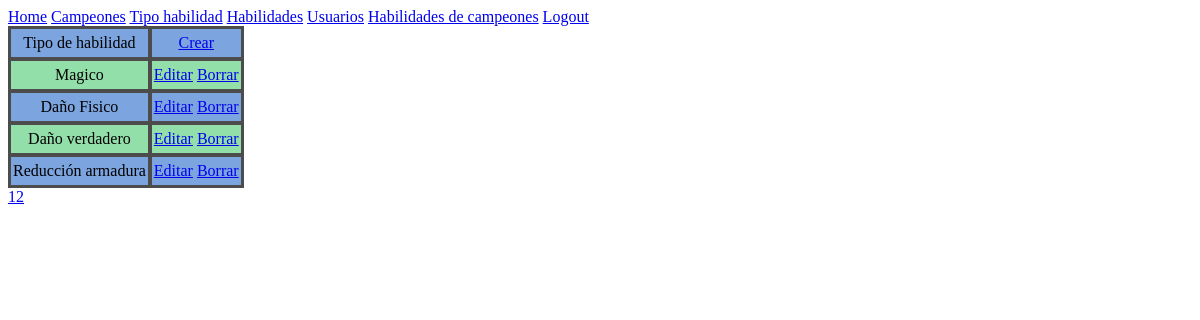
The app's page /Pages/TipoHabilidadVistas/VistaTipoHabilidades.php (signed in) with its own data.
### tables this page shows
CREATE TABLE `tipo_habilidad` (
  `id` int(11) NOT NULL,
  `tipo` varchar(20) NOT NULL
);

### DB/conectar.php (called while the page is built)
<?php
function conectar() {
	$usuario="Robert";
	$contraseña="Robert123";
	$database ="campeoneslol";
	$host = "localhost";
	try
	{
		$bd = new PDO('mysql:host='.$host.';dbname='.$database, $usuario, $contraseña);
	}
	catch(PDOException $e)
	{
		echo "Error de conexión";
		exit;
	}
	return $bd;
}
?>

### DB/ModelDatosDB.php (called while the page is built, shortened)
<?php
include_once 'C:\xampp\htdocs\M7_Robert_UF1\DB\conectar.php';
class ModelDatosDB {
    protected $bd;
    protected $table = "";
    public function __construct()
    {
        try
        {
            $this->bd = conectar();
        }
        catch(PDOException $e)
        {
            echo "Error de connexió";
            exit;
        }
    }
    public function getAll()
    {
        $sql = "Select * from ".$this->table;
        $query = $this->bd->query($sql);
        $resultat = $query->fetchAll(PDO::FETCH_ASSOC);
        return $resultat;
    }
    public function numPages($num_regs)
    {
        $sql = "select count(*),count(*) from ".$this->table;
        $resultat = $this->bd->prepare($sql);
        $resultat->execute();
        $reg = $resultat->fetch(PDO::FETCH_NUM);
        $total_regs = $reg[0];
        $total_pags = ceil($total_regs / $num_regs);
        return $total_pags;
    }
    public function getPage($pagina, $numRegs)
    {
        $inici = ($pagina - 1) * $numRegs;
        $sentencia = $this->bd->prepare("SELECT * from ".$this->table." LIMIT :ini, :numr");
        $sentencia->bindValue(':ini', $inici, PDO::PARAM_INT);
        $sentencia->bindValue(':numr', $numRegs, PDO::PARAM_INT);
        $sentencia->execute();
        $resultat = $sentencia->fetchAll(PDO::FETCH_ASSOC);
        return $resultat;
    }
}

### Pages/TipoHabilidadVistas/VistaTipoHabilidades.php (the view, shortened to what this page needs)
<?php
$model = new TipoHabilidad();
$resultat = $model->getAll();
$numeroFilas = 4;
$numPages = $model->numPages($numeroFilas);
$page = 1;
$resultat = $model->getPage($page,$numeroFilas);
?>
<!DOCTYPE html>
<html lang="es">
<head>
</head>
<body>
    <?php
        include_once '..\..\Utilidades\NavBar.php';
    ?>
    <table>
        <tr>
            <td class="b">Tipo de habilidad</td>
            <td class="b"><a href="./VistaCrearTipoHabilidad.php">Crear</a></td>
        </tr>
        <?php
        $fila = "a";
        foreach($resultat as $tipo_habilidad)
        {
        ?>
            <tr>
                <td class="<?php echo $fila; ?>"><?=$tipo_habilidad['tipo']?></td>
                <td class="<?php echo $fila; ?>">
                    <a href=".\VistaEditarTipoHabilidad.php?id=<?=$tipo_habilidad['id']?>">Editar</a>
                    <a href="..\..\TipoHabilidad\DeleteTipoHabilidad.php?id=<?=$tipo_habilidad['id']?>">Borrar</a>
                </td>
            </tr>
        <?php
            if($fila == "a")
            {
                $fila = "b";
            }
            else
            {
                $fila = "a";
            }
        }
        ?>
    </table>
    <?php
        for ($i=1; $i<=$numPages; $i++)
        {
            ?><a href='VistaTipoHabilidades.php?&page=<?php echo $i; ?>' ><?php echo $i; ?></a><?php
        }
    ?>
</body>
</html>

### Pages/TipoHabilidadVistas/VistaTipoHabilidades.php (style rules this page uses)
table { background-color: #4c4c4c; }
td { border: 1px solid #4c4c4c; border-spacing: 0; padding: 5px 2px; text-align: center; }
.a { background-color: #a3ffbed1; }
.b { background-color: #87b8ffd1; }

### records on screen
tipo_habilidad: tipo "Magico"
tipo_habilidad: tipo "Daño Fisico"
tipo_habilidad: tipo "Daño verdadero"
tipo_habilidad: tipo "Reducción armadura"
